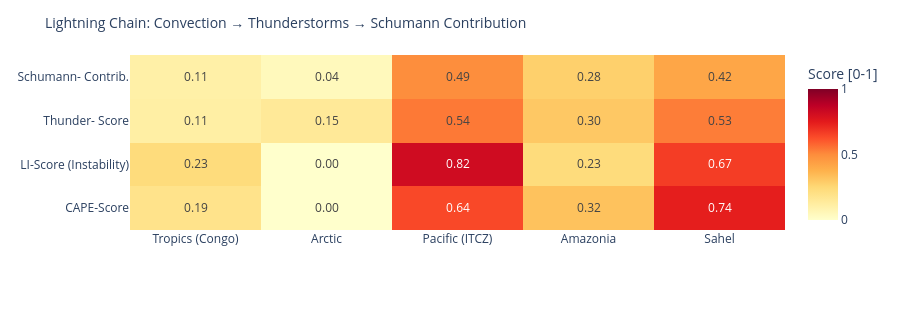

Notebook code for this chart:
### Code cell
# ============================================================
# LIGHTNING CHAIN: Convection → Thunderstorms → Schumann
# Shows the causal chain per measurement point as heatmap
# ============================================================

def cape_score(v):
    """CAPE → normalized score [0,1]"""
    if v is None or pd.isna(v): return 0.0
    return min(1.0, float(v) / 3000)

def li_score(v):
    """Lifted Index: negative = unstable → score [0,1]"""
    if v is None or pd.isna(v): return 0.3
    return min(1.0, max(0.0, (-float(v) + 6) / 12))

def cloud_score(v):
    if v is None or pd.isna(v): return 0.3
    return float(v) / 100

def thunder_score(row):
    """Kombinierter Gewitterwahrscheinlichkeits-Score
    CAPE + LI + Bedeckung + WMO-Gewitter + konvektiver Niederschlag (showers)
    Hinweis: X-Ray und Kp sind kein Bestandteil – nur geomagn./solarer Kontext.
    """
    cs = cape_score(row.get('cape'))
    ls = li_score(row.get('li'))
    cl = cloud_score(row.get('cloud'))
    t  = 1.0 if row.get('thunderstorm') else 0.0
    # Convective precipitation (showers) as additional indicator
    sh = min(1.0, (row.get('showers') or 0) / 5.0)
    return round(cs * 0.30 + ls * 0.25 + cl * 0.15 + t * 0.20 + sh * 0.10, 3)

def schumann_contribution(t_score, lat):
    """Schumann contribution: higher in tropics (±30°), scaled by thunderstorm score"""
    lat_weight = max(0.3, 1.0 - abs(lat) / 60)
    return round(t_score * lat_weight, 3)

df_atm['cape_score']   = df_atm.apply(lambda r: cape_score(r['cape']), axis=1)
df_atm['li_score']     = df_atm.apply(lambda r: li_score(r['li']),    axis=1)
df_atm['thunder_score']= df_atm.apply(lambda r: thunder_score(r.to_dict()), axis=1)
df_atm['schumann_contribution'] = df_atm.apply(
    lambda r: schumann_contribution(r['thunder_score'], r['lat']), axis=1)

metrics = ['cape_score', 'li_score', 'thunder_score', 'schumann_contribution']
labels  = ['CAPE-Score', 'LI-Score\n(Instability)', 'Thunder-\nScore', 'Schumann-\nContrib.']
z_data  = [df_atm[m].tolist() for m in metrics]

fig = go.Figure(go.Heatmap(
    z=z_data,
    x=df_atm['point'].tolist(),
    y=labels,
    colorscale='YlOrRd',
    zmin=0, zmax=1,
    text=[[f'{v:.2f}' for v in row] for row in z_data],
    texttemplate='%{text}', textfont=dict(size=12),
    colorbar=dict(title='Score [0-1]')
))
fig.update_layout(
    title=dict(text='Lightning Chain: Convection → Thunderstorms → Schumann Contribution', font=dict(size=14)),
    height=310,
    plot_bgcolor='rgba(0,0,0,0)', paper_bgcolor='rgba(0,0,0,0)',
    margin=dict(l=130, r=80, t=55, b=80)
)
fig.show()

### Figure 1 — Plotly figure (JSON) as saved in the notebook; plotly's stock layout.template omitted (floating-point values rounded to 4 significant figures)
{"data": [{"colorbar": {"title": {"text": "Score [0-1]"}}, "colorscale": [[0.0, "rgb(255,255,204)"], [0.125, "rgb(255,237,160)"], [0.25, "rgb(254,217,118)"], [0.375, "rgb(254,178,76)"], [0.5, "rgb(253,141,60)"], [0.625, "rgb(252,78,42)"], [0.75, "rgb(227,26,28)"], [0.875, "rgb(189,0,38)"], [1.0, "rgb(128,0,38)"]], "text": [["0.19", "0.00", "0.64", "0.32", "0.74"], ["0.23", "0.00", "0.82", "0.23", "0.67"], ["0.11", "0.15", "0.54", "0.30", "0.53"], ["0.11", "0.04", "0.49", "0.28", "0.42"]], "textfont": {"size": 12}, "texttemplate": "%{text}", "type": "heatmap", "x": ["Tropics (Congo)", "Arctic", "Pacific (ITCZ)", "Amazonia", "Sahel"], "y": ["CAPE-Score", "LI-Score\n(Instability)", "Thunder-\nScore", "Schumann-\nContrib."], "z": [[0.1867, 0.0, 0.64, 0.3233, 0.74], [0.2333, 0.0, 0.8167, 0.2333, 0.6667], [0.114, 0.15, 0.54, 0.304, 0.531], [0.106, 0.045, 0.495, 0.279, 0.416]], "zmax": 1, "zmin": 0}], "layout": {"height": 310, "margin": {"b": 80, "l": 130, "r": 80, "t": 55}, "paper_bgcolor": "rgba(0,0,0,0)", "plot_bgcolor": "rgba(0,0,0,0)", "title": {"font": {"size": 14}, "text": "Lightning Chain: Convection → Thunderstorms → Schumann Contribution"}}}
